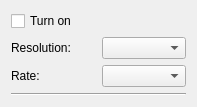
<?xml version="1.0" encoding="UTF-8"?>
<ui version="4.0">
 <class>MonitorWidget</class>
 <widget class="QWidget" name="MonitorWidget">
  <property name="geometry">
   <rect>
    <x>0</x>
    <y>0</y>
    <width>197</width>
    <height>92</height>
   </rect>
  </property>
  <property name="windowTitle">
   <string/>
  </property>
  <layout class="QGridLayout" name="gridLayout">
   <item row="1" column="0">
    <widget class="QLabel" name="label">
     <property name="text">
      <string>Resolution:</string>
     </property>
    </widget>
   </item>
   <item row="1" column="1">
    <widget class="QComboBox" name="resolution"/>
   </item>
   <item row="2" column="0">
    <widget class="QLabel" name="label_2">
     <property name="text">
      <string>Rate:</string>
     </property>
    </widget>
   </item>
   <item row="2" column="1">
    <widget class="QComboBox" name="rate"/>
   </item>
   <item row="3" column="0" colspan="2">
    <widget class="Line" name="line">
     <property name="orientation">
      <enum>Qt::Horizontal</enum>
     </property>
    </widget>
   </item>
   <item row="0" column="0" colspan="2">
    <widget class="QCheckBox" name="enabled">
     <property name="text">
      <string>Turn on</string>
     </property>
    </widget>
   </item>
  </layout>
 </widget>
 <resources/>
 <connections/>
</ui>
